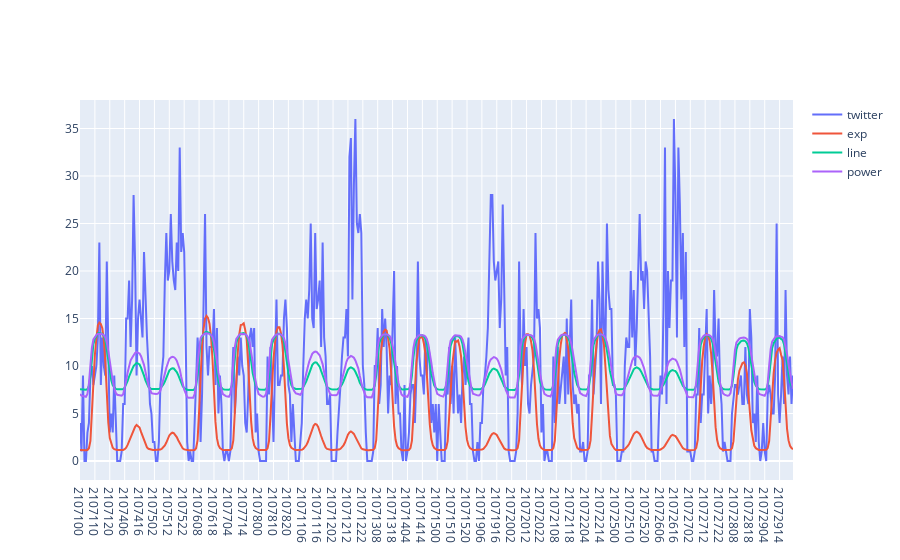

Write notebook code for a chart like this one.
### Markdown cell above
## 平日評価

### Code cell
import plotly.graph_objects as go
fig = go.Figure(data=[
    #go.Scatter(x=x_label_workday, y=mobile_flatten
    go.Scatter(x=x_label_workday, y=month7_twitter_workday_flatten, name="twitter"),
    go.Scatter(x=x_label_workday, y=fitting_exp_workday, name="exp"), 
    go.Scatter(x=x_label_workday, y=fitting_line_workday, name="line"),
    go.Scatter(x=x_label_workday, y=fitting_power_workday, name="power"),
])
fig.show()

### Figure 1 — Plotly figure (JSON) as saved in the notebook; plotly's stock layout.template omitted (floating-point values rounded to 4 significant figures; data arrays with more than 128 entries replaced by an {"elided": "..."} marker saying what was removed)
{"data": [{"name": "twitter", "type": "scatter", "x": {"elided": "480 str values"}, "y": {"elided": "480 int values"}}, {"name": "exp", "type": "scatter", "x": {"elided": "480 str values"}, "y": {"elided": "480 float values"}}, {"name": "line", "type": "scatter", "x": {"elided": "480 str values"}, "y": {"elided": "480 float values"}}, {"name": "power", "type": "scatter", "x": {"elided": "480 str values"}, "y": {"elided": "480 float values"}}], "layout": {}}
